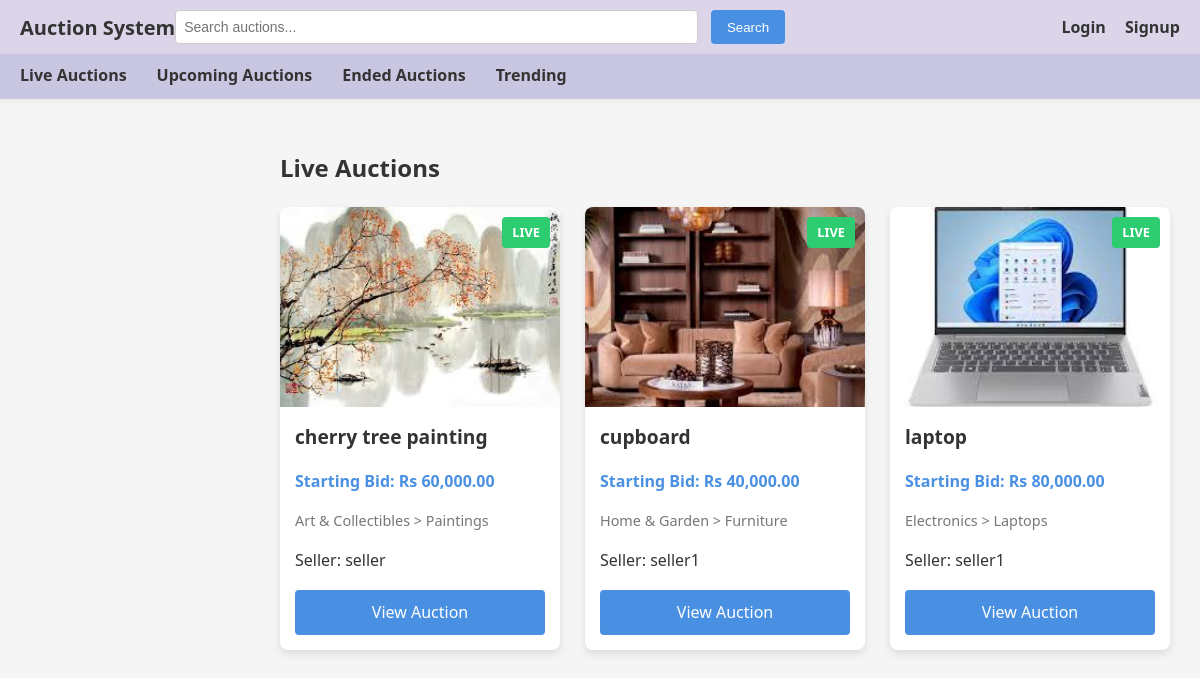
The app's page /live with its own data.
### app/models.py (models this page shows, shortened)
class Product(db.Model):
    __tablename__ = 'products'
    id = db.Column(db.Integer, primary_key=True)
    name = db.Column(db.String(200), nullable=False)
    starting_bid = db.Column(db.Float, nullable=False)
    reserve_price = db.Column(db.Float, nullable=True)
    description = db.Column(db.Text, nullable=True)
    keywords = db.Column(db.String(255), nullable=True)
    minimum_interval = db.Column(db.Float, nullable=False, default=1.0)  # Minimum bid increment
    category_id = db.Column(db.Integer, db.ForeignKey('categories.id'), nullable=False)
    subcategory_id = db.Column(db.Integer, db.ForeignKey('subcategories.id'), nullable=False)
    seller_id = db.Column(db.Integer, db.ForeignKey('users.id'), nullable=False)
    image_url = db.Column(db.String(255), nullable=True)  # Store the path to the uploaded image
    created_at = db.Column(db.DateTime, default=datetime.now)
    auctions = db.relationship('Auction', backref='product', lazy=True)

class Category(db.Model):
    __tablename__ = 'categories'
    id = db.Column(db.Integer, primary_key=True)
    name = db.Column(db.String(100), nullable=False, unique=True)
    subcategories = db.relationship('Subcategory', backref='category', lazy=True)
    products = db.relationship('Product', backref='category', lazy=True)

class Subcategory(db.Model):
    __tablename__ = 'subcategories'
    id = db.Column(db.Integer, primary_key=True)
    name = db.Column(db.String(100), nullable=False)
    category_id = db.Column(db.Integer, db.ForeignKey('categories.id'), nullable=False)
    products = db.relationship('Product', backref='subcategory', lazy=True)

class User(db.Model):
    __tablename__ = 'users'
    id = db.Column(db.Integer, primary_key=True)
    username = db.Column(db.String(80), unique=True, nullable=False)
    email = db.Column(db.String(120), unique=True, nullable=False)
    password_hash = db.Column(db.String(256), nullable=False)
    role = db.Column(db.String(20), nullable=False)  # 'bidder' or 'seller'
    status = db.Column(db.String(20), nullable=False, default='pending')  # 'pending', 'accepted', 'rejected'
    created_at = db.Column(db.DateTime, default=datetime.now)
    products = db.relationship('Product', backref='seller', lazy=True)
    bids = db.relationship('Bid', backref='bidder', lazy=True)
    won_auctions = db.relationship('AuctionResult', backref='winner', lazy=True)
    search_history = db.relationship('SearchHistory', backref='user', lazy=True)

### app/main.py (the view)
@main.route('/live')
def live_auction():
    user_id = session.get('user_id')
    live_auctions = Auction.query.filter(
        Auction.start_date <= datetime.now(),
        Auction.end_date > datetime.now()
    ).all()
    products = [a.product for a in live_auctions]
    recommended_products = []
    if user_id:
        recommended_products = get_recommended_products(user_id, limit=3)
    return render_template('live.html',
                         products=products,
                         recommended_products=recommended_products,
                         user_id=user_id,
                         format_indian_currency=format_indian_currency)

### app/utils.py (called while the page is built)
def format_indian_currency(amount):
    if amount is None:
        return "Rs 0.00"
    amount_str = f"{amount:.2f}"
    parts = amount_str.split('.')
    integer_part = parts[0]
    decimal_part = parts[1]
    if len(integer_part) <= 3:
        formatted_integer = integer_part
    else:
        last_three = integer_part[-3:]
        remaining = integer_part[:-3]
        formatted_remaining = ""
        for i in range(len(remaining)):
            if i > 0 and i % 2 == 0:
                formatted_remaining = "," + formatted_remaining
            formatted_remaining = remaining[-(i+1)] + formatted_remaining
        formatted_integer = formatted_remaining + "," + last_three
    return f"Rs {formatted_integer}.{decimal_part}"

### app/templates/live.html (shortened to what this page needs)
<!DOCTYPE html>
<html>
<head>
  <link rel="stylesheet" href="{{ url_for('static', filename='style.css') }}">
</head>
<body>
  {% include 'bidder_nav.html' %}
  <div class="content">
    <h2>Live Auctions</h2>
    <div class="product-grid">
      {% if products %}
        {% for product in products %}
        <div class="product-card">
          {% if product.image_url %}
          <div class="product-image">
            <img src="{{ url_for('static', filename=product.image_url) }}" alt="{{ product.name }}">
          </div>
          {% else %}
          <div class="product-image no-image"><span>No Image</span></div>
          {% endif %}
          <div class="product-details">
            <h3>{{ product.name }}</h3>
            <p class="product-price">Starting Bid: {{ format_indian_currency(product.starting_bid) }}</p>
            <p class="product-category">{{ product.category.name }} > {{ product.subcategory.name }}</p>
            <p class="product-seller">Seller: {{ product.seller.username }}</p>
            <div class="status-badge live">Live</div>
            <a href="/auction/{{ product.auctions[0].id }}" class="btn view-btn">View Auction</a>
          </div>
        </div>
        {% endfor %}
      {% else %}
        <p class="no-products">No live auctions.</p>
      {% endif %}
    </div>
  </div>
</body>
</html>

### app/static/style.css (style rules this page uses)
* { box-sizing: border-box; }
body { margin: 0; padding: 0; font-family: 'Segoe UI', Arial, sans-serif; display: flex; flex-direction: column; background-color: #f5f5f5; color: #333; min-height: 100vh; overflow-x: hidden; }
.content { padding: 30px; flex: 1; line-height: 1.6; width: 100%; box-sizing: border-box; margin: 0 auto; margin-left: 250px; max-width: calc(100vw - 250px); overflow-x: hidden; }
.product-grid { display: grid; grid-template-columns: repeat(auto-fill, minmax(280px, 1fr)); gap: 25px; margin-bottom: 40px; width: 100%; box-sizing: border-box; }
.product-card { background: white; position: relative; border-radius: 8px; overflow: hidden; box-shadow: 0 4px 8px rgba(0,0,0,0.1); transition: transform 0.3s ease, box-shadow 0.3s ease; width: 100%; box-sizing: border-box; }
.product-image { height: 200px; overflow: hidden; position: relative; background: #f0f0f0; }
.product-image img { width: 100%; height: 100%; object-fit: cover; }
.product-details { padding: 15px; }
.product-details h3 { margin-top: 0; margin-bottom: 10px; font-size: 1.2rem; color: #333; }
.product-price { font-weight: bold; color: #4a90e2; margin-bottom: 8px; }
.product-category { color: #777; font-size: 0.9rem; margin-bottom: 15px; }
.view-btn { display: block; text-align: center; background: #4a90e2; color: white; padding: 8px 0; border-radius: 4px; text-decoration: none; transition: background 0.3s ease; }
.status-badge { position: absolute; top: 10px; right: 10px; padding: 5px 10px; border-radius: 4px; color: white; font-size: 0.8rem; font-weight: bold; text-transform: uppercase; z-index: 2; }
.status-badge.live { background-color: #2ecc71; }
.btn { background-color: #4a90e2; color: white; padding: 10px 20px; border: none; border-radius: 4px; cursor: pointer; font-size: 16px; width: 100%; transition: background-color 0.2s; }

### records on screen
Product: image_url (picture), name "cherry tree painting", starting_bid "Rs 60,000.00", category.name "Art & Collectibles", subcategory.name "Paintings", seller.username "seller"
Product: image_url+name (picture), name "cupboard", starting_bid "Rs 40,000.00", category.name "Home & Garden", subcategory.name "Furniture", seller.username "seller1"
Product: image_url+name (picture), name "laptop", starting_bid "Rs 80,000.00", category.name "Electronics", subcategory.name "Laptops", seller.username "seller1"
